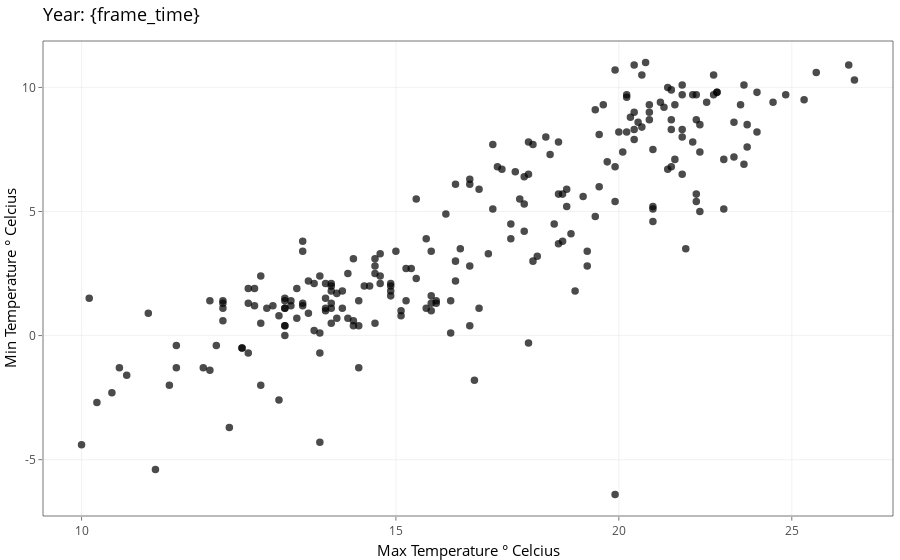

Notebook code cell kept with this figure:
### Code cell
p + transition_time(year) +
  labs(title = "Year: {frame_time}")

### Figure 1 — Plotly figure (JSON) as saved in the notebook; plotly's stock layout.template omitted (floating-point values rounded to 4 significant figures; data arrays with more than 128 entries replaced by an {"elided": "..."} marker saying what was removed)
{"data": [{"hoverinfo": "text", "hoveron": "points", "marker": {"autocolorscale": false, "color": "rgba(0,0,0,1)", "line": {"color": "rgba(0,0,0,1)", "width": 1.89}, "opacity": 0.7, "size": 5.669, "symbol": "circle"}, "mode": "markers", "showlegend": false, "text": {"elided": "233 str values"}, "type": "scatter", "x": {"elided": "233 float values"}, "xaxis": "x", "y": {"elided": "233 float values"}, "yaxis": "y"}], "layout": {"barmode": "relative", "font": {"color": "rgba(0,0,0,1)", "family": "", "size": 14.61}, "hovermode": "closest", "legend": {"bgcolor": "rgba(255,255,255,1)", "bordercolor": "transparent", "borderwidth": 1.89, "font": {"color": "rgba(0,0,0,1)", "family": "", "size": 11.69}, "title": {"font": {"color": "rgba(0,0,0,1)", "family": "", "size": 14.61}, "text": ""}}, "margin": {"b": 37.26, "l": 37.26, "r": 7.306, "t": 40.84}, "paper_bgcolor": "rgba(255,255,255,1)", "plot_bgcolor": "rgba(255,255,255,1)", "shapes": [{"fillcolor": "transparent", "line": {"color": "rgba(51,51,51,1)", "linetype": "solid", "width": 0.6642}, "type": "rect", "x0": 0, "x1": 1, "xref": "paper", "y0": 0, "y1": 1, "yref": "paper"}], "showlegend": false, "title": {"font": {"color": "rgba(0,0,0,1)", "family": "", "size": 17.53}, "text": "Year: {frame_time}", "x": 0, "xref": "paper"}, "xaxis": {"anchor": "y", "automargin": true, "autorange": false, "categoryarray": ["10", "15", "20", "25"], "categoryorder": "array", "domain": [0, 1], "gridcolor": "rgba(235,235,235,1)", "gridwidth": 0.6642, "hoverformat": ".2f", "linecolor": {}, "linewidth": 0, "nticks": {}, "range": [0.9784, 1.455], "showgrid": true, "showline": false, "showticklabels": true, "tickangle": 0, "tickcolor": "rgba(51,51,51,1)", "tickfont": {"color": "rgba(77,77,77,1)", "family": "", "size": 11.69}, "ticklen": 3.653, "tickmode": "array", "ticks": "outside", "ticktext": ["10", "15", "20", "25"], "tickvals": [1, 1.176, 1.301, 1.398], "tickwidth": 0.6642, "title": {"font": {"color": "rgba(0,0,0,1)", "family": "", "size": 14.61}, "text": "Max Temperature ° Celcius"}, "type": "linear", "zeroline": false}, "yaxis": {"anchor": "x", "automargin": true, "autorange": false, "categoryarray": ["-5", "0", "5", "10"], "categoryorder": "array", "domain": [0, 1], "gridcolor": "rgba(235,235,235,1)", "gridwidth": 0.6642, "hoverformat": ".2f", "linecolor": {}, "linewidth": 0, "nticks": {}, "range": [-7.27, 11.87], "showgrid": true, "showline": false, "showticklabels": true, "tickangle": 0, "tickcolor": "rgba(51,51,51,1)", "tickfont": {"color": "rgba(77,77,77,1)", "family": "", "size": 11.69}, "ticklen": 3.653, "tickmode": "array", "ticks": "outside", "ticktext": ["-5", "0", "5", "10"], "tickvals": [-5, 0, 5, 10], "tickwidth": 0.6642, "title": {"font": {"color": "rgba(0,0,0,1)", "family": "", "size": 14.61}, "text": "Min Temperature ° Celcius"}, "type": "linear", "zeroline": false}}}
